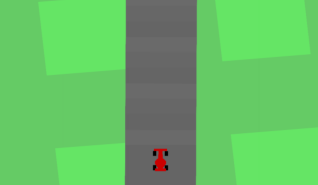
#> input picture image.png, 318 x 185 px, found by its file name
$ jupyter execute 4.CV_Exercise_Features.ipynb   (older library calls are emulated)
#> lines starting #> are read from the running program, lines starting #| are printed output that depends on the picture; after the words box and inside, x2 and y2 are one past the last pixel; in counts of white or black regions, pixels touching at a corner belong together
# Introduction to Computer Vision

Summer Semester 2022, 17.05.2022, Otto von Guericke University Magdeburg.

# 4. Exercise - Features

In this exercise, we will again work with the [car racing](https://gym.openai.com/envs/CarRacing-v0/) environment from [Gym](http://gym.openai.com). Our goal is to apply different computer vision approaches to the simulator.

The goal of this exercise is to generate different filter banks for texture extraction on the generated data. For this purpose, the generated images from the last assignment can be used. First, the **OpenCV** functions are used for the filter bank implementation. Then, the filter banks should be implemented without using the **OpenCV** package.

*Important*: You need to install [Gym](http://gym.openai.com) in your system. The installation can be done with pip or by installing from the sources. More information at [https://gym.openai.com/docs/#installation](https://gym.openai.com/docs/#installation).

The solutions for the assignment may be a Python Notebook or .py files. The visual results can be integrated into the notebook or a PDF document.

## A. Harris Corner Detector

In this exercise, the Harris corner detector should be implemented for Car Racing images. It should be programmed from scratch, while the gradients can be extracted using the Sobel operator of **OpenCV**. The implementation of the Harris corner detection from **OpenCV** can be used for verifying the results. Visualise the detected corners and edges.

[cell 1]
import numpy as np
import cv2
import matplotlib.pyplot as plt

Harris corner detector without using OpenCV

[cell 2]
def harris(img,window_size,k,threshold):
#> called with window_size = 5, k = 0.04, threshold = 0.3
    img = cv2.imread(img)
#> img is the input picture: shape (185, 318, 3); mean B, G, R 101, 188.4, 101.6
    gray = cv2.cvtColor(img,cv2.COLOR_BGR2GRAY)
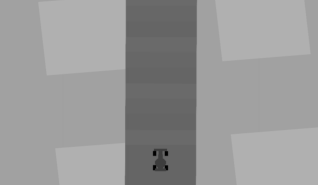
#> gray: shape (185, 318); min 0, max 176, mean 152.5
    img_gaussian = cv2.GaussianBlur(gray,(3,3),0)
    height = img.shape[0]
#> height = 185
    width = img.shape[1]
#> width = 318
    matrix_R = np.zeros((height,width))
    dx = cv2.Sobel(img_gaussian, cv2.CV_64F, 1, 0, ksize=3)
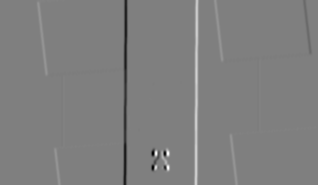
#> dx: shape (185, 318) float64; min -280, max 281, mean 0.1; drawn with min black and max white
    dy = cv2.Sobel(img_gaussian, cv2.CV_64F, 0, 1, ksize=3)
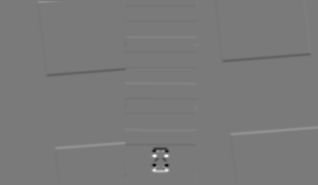
#> dy: shape (185, 318) float64; min -233, max 252, mean -0.1; drawn with min black and max white
    dx2=np.square(dx)
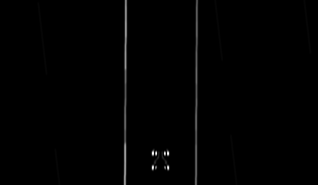
#> dx2: shape (185, 318) float64; min 0, max 78961, mean 538.4; drawn with min black and max white
    dy2=np.square(dy)
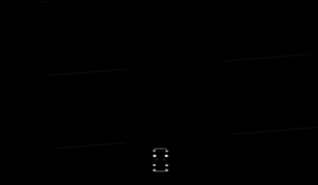
#> dy2: shape (185, 318) float64; min 0, max 63504, mean 75.1; drawn with min black and max white
    dxy=dx*dy
    offset = int( window_size / 2 )
    for y in range(offset, height-offset):
        for x in range(offset, width-offset):
            Sx2 = np.sum(dx2[y-offset:y+1+offset, x-offset:x+1+offset])
            Sy2 = np.sum(dy2[y-offset:y+1+offset, x-offset:x+1+offset])
            Sxy = np.sum(dxy[y-offset:y+1+offset, x-offset:x+1+offset])
            H = np.array([[Sx2,Sxy],[Sxy,Sy2]])
            det=np.linalg.det(H)
            tr=np.matrix.trace(H)
            R=det-k*(tr**2)
            matrix_R[y-offset, x-offset]=R

    cv2.normalize(matrix_R, matrix_R, 0, 1, cv2.NORM_MINMAX)
    for y in range(offset, height-offset):
        for x in range(offset, width-offset):
            value=matrix_R[y, x]
            if value>threshold:
                cv2.circle(img,(x,y),3,(0,255,0))
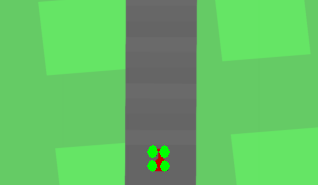
#> img: shape (185, 318, 3); 0.6% of pixels changed, all inside (x1, y1, x2, y2) = (147, 145, 170, 172)
    plt.imshow(cv2.cvtColor(img, cv2.COLOR_BGR2RGB))
    plt.xticks([])
    plt.yticks([])
    plt.show()

[cell 3]
harris("G://OVGU Study//Sem2//Introduction to Computer Vision//Assignments//assign1//image.png", 5, 0.04, 0.30)

Harris corner detector using OpenCV

[cell 4]
img = cv2.imread(r"G://OVGU Study//Sem2//Introduction to Computer Vision//Assignments//assign1//image.png")
gray = cv2.cvtColor(img,cv2.COLOR_BGR2GRAY)
dst = cv2.cornerHarris(gray,2,3,0.04)
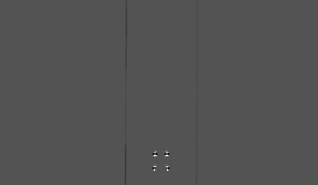
#> dst: shape (185, 318) float32; min -0.000601, max 0.00123, mean -5.66e-07; drawn with min black and max white
#result is dilated for marking the corners, not important
dst = cv2.dilate(dst,None)
# Threshold for an optimal value, it may vary depending on the image.
img[dst>0.01*dst.max()]=[0,0,255]
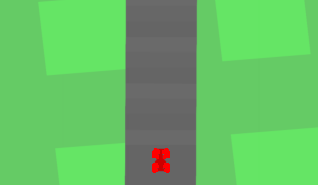
#> img: shape (185, 318, 3); 0.43% of pixels changed, all inside (x1, y1, x2, y2) = (152, 148, 170, 173)
cv2.imshow('harris corner detector using open cv',img)
if cv2.waitKey(0) & 0xff == 27:
#> (key Esc is pressed here)
    cv2.destroyAllWindows()

## B. Laplacian of Gaussian

In this exercise, the Laplacian of Gaussian and the difference of Gaussians should be implemented. Similarly to exercise A, it is fine to use **OpenCV** functions for the gradient computation. Visualise the detected features and compare the results of Laplacian of Gaussian with the differences of Gaussian.

[cell 5]
import cv2
img = cv2.imread(r"G://OVGU Study//Sem2//Introduction to Computer Vision//Assignments//assign1//image.png")

# Apply 3x3 and 7x7 Gaussian blur
low_sigma = cv2.GaussianBlur(img,(3,3),0)
high_sigma = cv2.GaussianBlur(img,(5,5),0)

# Calculate the DoG by subtracting
dog = low_sigma - high_sigma
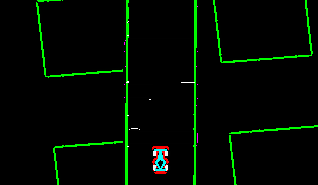
#> dog: shape (185, 318, 3); mean B, G, R 1.1, 10.4, 1.2
cv2.imshow('low_sigma',low_sigma)
cv2.waitKey(0)
cv2.imshow('high_sigma',high_sigma)
cv2.waitKey(0)
cv2.imshow('DoG',dog)
cv2.waitKey(0)
#> Out = 27

[cell 6]
import cv2
import numpy as np

# Load the image in greyscale
img = cv2.imread(r"G://OVGU Study//Sem2//Introduction to Computer Vision//Assignments//assign1//image.png",0)
#> img: shape (185, 318); min 0, max 189, mean 160.9

# Apply Gaussian Blur
blur = cv2.GaussianBlur(img,(3,3),0)

# Apply Laplacian operator in some higher datatype
laplacian = cv2.Laplacian(blur,cv2.CV_64F)
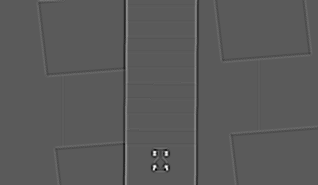
#> laplacian: shape (185, 318) float64; min -36, max 66, mean 0; drawn with min black and max white

# But this tends to localize the edge towards the brighter side.
laplacian1 = laplacian/laplacian.max()

cv2.imshow('a7',laplacian1)
cv2.waitKey(0)
#> Out = 27
